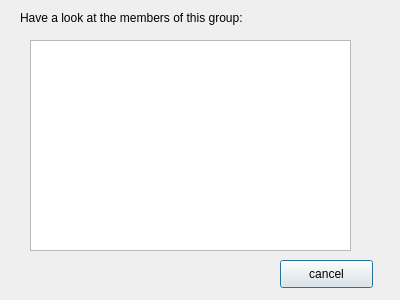
<?xml version="1.0" encoding="UTF-8"?>
<ui version="4.0">
 <class>showmembersdialogue</class>
 <widget class="QDialog" name="showmembersdialogue">
  <property name="geometry">
   <rect>
    <x>0</x>
    <y>0</y>
    <width>400</width>
    <height>300</height>
   </rect>
  </property>
  <property name="windowTitle">
   <string>Dialog</string>
  </property>
  <widget class="QTextBrowser" name="textBrowser">
   <property name="geometry">
    <rect>
     <x>30</x>
     <y>40</y>
     <width>321</width>
     <height>211</height>
    </rect>
   </property>
  </widget>
  <widget class="QLabel" name="label">
   <property name="geometry">
    <rect>
     <x>20</x>
     <y>10</y>
     <width>251</width>
     <height>16</height>
    </rect>
   </property>
   <property name="text">
    <string>Have a look at the members of this group:</string>
   </property>
  </widget>
  <widget class="QPushButton" name="pushButton">
   <property name="geometry">
    <rect>
     <x>280</x>
     <y>260</y>
     <width>93</width>
     <height>28</height>
    </rect>
   </property>
   <property name="text">
    <string>cancel</string>
   </property>
  </widget>
 </widget>
 <resources/>
 <connections>
  <connection>
   <sender>pushButton</sender>
   <signal>clicked()</signal>
   <receiver>showmembersdialogue</receiver>
   <slot>close()</slot>
   <hints>
    <hint type="sourcelabel">
     <x>313</x>
     <y>270</y>
    </hint>
    <hint type="destinationlabel">
     <x>216</x>
     <y>268</y>
    </hint>
   </hints>
  </connection>
 </connections>
</ui>
